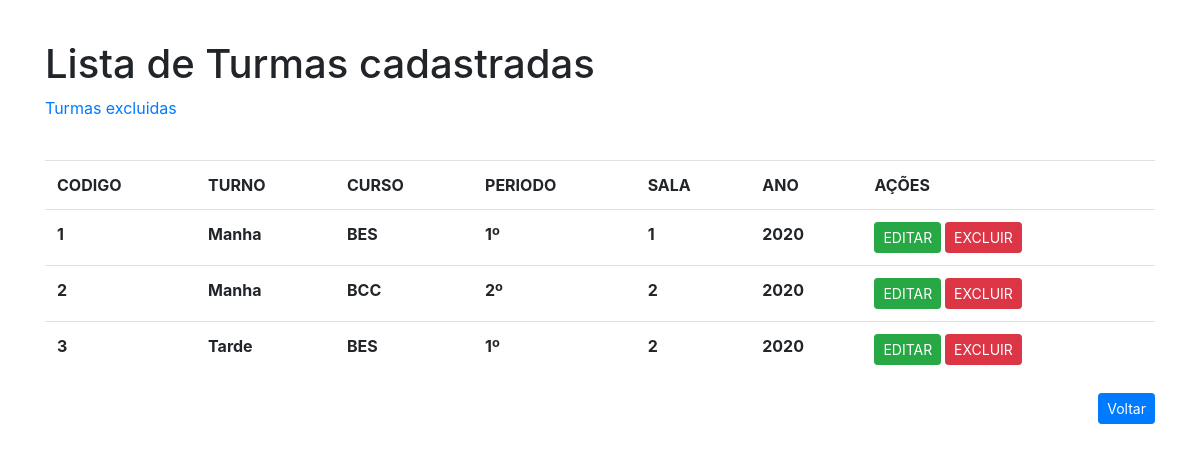
The page /php/todas_turmas.php (signed in) on the database its author committed.
### tables this page shows
CREATE TABLE `turma` (
  `id` int(11) NOT NULL,
  `sala` varchar(50) NOT NULL DEFAULT '0',
  `curso` varchar(50) NOT NULL DEFAULT '0',
  `periodo` int(11) NOT NULL DEFAULT 0,
  `status` tinyint(1) DEFAULT 0,
  `ano` int(100) DEFAULT NULL,
  `turno` varchar(50) DEFAULT NULL,
  `excluido` int(1) DEFAULT 0
);

### php/todas_turmas.php (the view, shortened to what this page needs)
<!DOCTYPE html>
<?php
    require 'conexao/config.php';
    if(isset($_SESSION['id']) && !empty($_SESSION['id'])){
        $sql = "SELECT * FROM turma WHERE excluido=0";
        $sql = $pdo->prepare($sql);
        $sql->execute();
        $dado = $sql->fetchAll();
    } else{
        header("Location: login.php");
        exit;
    }
    $id = $_SESSION['id'];
    $sql2 = "SELECT * FROM usuarios WHERE id = :id";
    $sql2 = $pdo->prepare($sql2);
    $sql2->bindValue(":id", $id);
    $sql2->execute();
    $dado2 = $sql2->fetch();
?>
<html>
<head>
    <link rel="stylesheet" href="https://stackpath.bootstrapcdn.com/bootstrap/4.5.0/css/bootstrap.min.css">
</head>
<body>
<div class="container" style="margin-top: 40px;">
<h1>Lista de Turmas cadastradas</h1>
<?php if($dado2['nivel'] == 'Administrador'):?>
<a href="turmas_excluidas.php">Turmas excluidas</a>
<?php endif;?>
    <table class="table" style="margin-top: 40px;">
        <tr>
            <th>CODIGO</th>
            <th>TURNO</th>
            <th>CURSO</th>
            <th>PERIODO</th>
            <th>SALA</th>
            <th>ANO</th>
            <?php if($dado2['nivel'] == 'Administrador'):?>
            <th colspan=3>AÇÕES</th>
            <?php endif;?>
        </tr>
        <?php
                foreach($dado as $item){
                ?>
        <tr>
            <th><?php echo $item['id'];?></th>
            <th><?php echo $item['turno'];?></th>
            <th><?php echo $item['curso'];?></th>
            <th><?php echo $item['periodo'];?>º</th>
            <th><?php echo $item['sala'];?></th>
            <th><?php echo $item['ano'];?></th>
            <?php if($dado2['nivel'] == 'Administrador'):?>
            <th><a role="button" class="btn btn-success btn-sm" style="color: white;" href="editar_turma.php?id=<?php echo $item['id']?>">EDITAR</a>
            <a role="button" class="btn btn-danger btn-sm" style="color: white;" href="excluir_turma.php?id=<?php echo $item['id']?>">EXCLUIR</a></th>
            <?php endif;?>
        </tr>
        <?php
                }
            ?>
    </table>
    <div style="text-align: right;">
        <a class="btn btn-sm btn-primary" role="button" href="menu.php">Voltar</a>
    </div>
</div>
</body>
</html>

### rows shown on the page
turma: id "1", turno "Manha", curso "BES", periodo "1", sala "1", ano "2020"
turma: id "2", turno "Manha", curso "BCC", periodo "2", sala "2", ano "2020"
turma: id "3", turno "Tarde", curso "BES", periodo "1", sala "2", ano "2020"
